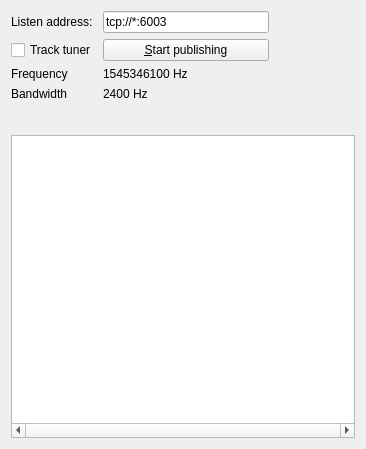
<?xml version="1.0" encoding="UTF-8"?>
<ui version="4.0">
 <class>ZeroMQWidget</class>
 <widget class="QWidget" name="ZeroMQWidget">
  <property name="geometry">
   <rect>
    <x>0</x>
    <y>0</y>
    <width>366</width>
    <height>449</height>
   </rect>
  </property>
  <property name="windowTitle">
   <string>Form</string>
  </property>
  <layout class="QGridLayout" name="gridLayout">
   <item row="8" column="0" colspan="4">
    <widget class="QTreeView" name="treeView">
     <property name="sizePolicy">
      <sizepolicy hsizetype="Preferred" vsizetype="Expanding">
       <horstretch>0</horstretch>
       <verstretch>0</verstretch>
      </sizepolicy>
     </property>
     <property name="horizontalScrollBarPolicy">
      <enum>Qt::ScrollBarAlwaysOn</enum>
     </property>
     <property name="verticalScrollMode">
      <enum>QAbstractItemView::ScrollPerPixel</enum>
     </property>
     <property name="horizontalScrollMode">
      <enum>QAbstractItemView::ScrollPerPixel</enum>
     </property>
    </widget>
   </item>
   <item row="6" column="0" rowspan="2" colspan="4">
    <widget class="QWidget" name="widget" native="true">
     <property name="minimumSize">
      <size>
       <width>0</width>
       <height>14</height>
      </size>
     </property>
     <layout class="QGridLayout" name="gridLayout_2">
      <property name="leftMargin">
       <number>0</number>
      </property>
      <property name="topMargin">
       <number>0</number>
      </property>
      <property name="rightMargin">
       <number>0</number>
      </property>
      <property name="bottomMargin">
       <number>0</number>
      </property>
      <property name="spacing">
       <number>0</number>
      </property>
      <item row="0" column="1">
       <widget class="QPushButton" name="saveButton">
        <property name="sizePolicy">
         <sizepolicy hsizetype="Fixed" vsizetype="Expanding">
          <horstretch>0</horstretch>
          <verstretch>0</verstretch>
         </sizepolicy>
        </property>
        <property name="toolTip">
         <string>Save channel tree as...</string>
        </property>
        <property name="text">
         <string/>
        </property>
        <property name="icon">
         <iconset resource="zmq_icons.qrc">
          <normaloff>:/zmq_icons/document-save-as.png</normaloff>:/zmq_icons/document-save-as.png</iconset>
        </property>
        <property name="iconSize">
         <size>
          <width>32</width>
          <height>32</height>
         </size>
        </property>
        <property name="flat">
         <bool>true</bool>
        </property>
       </widget>
      </item>
      <item row="0" column="4">
       <widget class="QPushButton" name="removeVFOButton">
        <property name="sizePolicy">
         <sizepolicy hsizetype="Fixed" vsizetype="Expanding">
          <horstretch>0</horstretch>
          <verstretch>0</verstretch>
         </sizepolicy>
        </property>
        <property name="toolTip">
         <string>Remove selected</string>
        </property>
        <property name="text">
         <string/>
        </property>
        <property name="icon">
         <iconset resource="zmq_icons.qrc">
          <normaloff>:/zmq_icons/list-remove.png</normaloff>:/zmq_icons/list-remove.png</iconset>
        </property>
        <property name="iconSize">
         <size>
          <width>32</width>
          <height>32</height>
         </size>
        </property>
        <property name="flat">
         <bool>true</bool>
        </property>
       </widget>
      </item>
      <item row="0" column="0">
       <widget class="QPushButton" name="openButton">
        <property name="sizePolicy">
         <sizepolicy hsizetype="Fixed" vsizetype="Expanding">
          <horstretch>0</horstretch>
          <verstretch>0</verstretch>
         </sizepolicy>
        </property>
        <property name="toolTip">
         <string>Load channel tree from file</string>
        </property>
        <property name="text">
         <string/>
        </property>
        <property name="icon">
         <iconset resource="zmq_icons.qrc">
          <normaloff>:/zmq_icons/document-open.png</normaloff>:/zmq_icons/document-open.png</iconset>
        </property>
        <property name="iconSize">
         <size>
          <width>32</width>
          <height>32</height>
         </size>
        </property>
        <property name="flat">
         <bool>true</bool>
        </property>
       </widget>
      </item>
      <item row="0" column="2">
       <widget class="QPushButton" name="addAsMaster">
        <property name="sizePolicy">
         <sizepolicy hsizetype="Fixed" vsizetype="Expanding">
          <horstretch>0</horstretch>
          <verstretch>0</verstretch>
         </sizepolicy>
        </property>
        <property name="toolTip">
         <string>Add master channel</string>
        </property>
        <property name="text">
         <string/>
        </property>
        <property name="icon">
         <iconset resource="zmq_icons.qrc">
          <normaloff>:/zmq_icons/add_master.png</normaloff>:/zmq_icons/add_master.png</iconset>
        </property>
        <property name="iconSize">
         <size>
          <width>32</width>
          <height>32</height>
         </size>
        </property>
        <property name="flat">
         <bool>true</bool>
        </property>
       </widget>
      </item>
      <item row="0" column="3">
       <widget class="QPushButton" name="addVFOButton">
        <property name="sizePolicy">
         <sizepolicy hsizetype="Fixed" vsizetype="Expanding">
          <horstretch>0</horstretch>
          <verstretch>0</verstretch>
         </sizepolicy>
        </property>
        <property name="toolTip">
         <string>Add VFO</string>
        </property>
        <property name="text">
         <string/>
        </property>
        <property name="icon">
         <iconset resource="zmq_icons.qrc">
          <normaloff>:/zmq_icons/add_vfo.png</normaloff>:/zmq_icons/add_vfo.png</iconset>
        </property>
        <property name="iconSize">
         <size>
          <width>32</width>
          <height>32</height>
         </size>
        </property>
        <property name="flat">
         <bool>true</bool>
        </property>
       </widget>
      </item>
      <item row="0" column="5">
       <spacer name="horizontalSpacer">
        <property name="orientation">
         <enum>Qt::Horizontal</enum>
        </property>
        <property name="sizeHint" stdset="0">
         <size>
          <width>40</width>
          <height>20</height>
         </size>
        </property>
       </spacer>
      </item>
     </layout>
    </widget>
   </item>
   <item row="4" column="0">
    <widget class="QLabel" name="label_3">
     <property name="text">
      <string>Bandwidth</string>
     </property>
    </widget>
   </item>
   <item row="0" column="1" colspan="2">
    <widget class="QLineEdit" name="urlEdit">
     <property name="text">
      <string>tcp://*:6003</string>
     </property>
    </widget>
   </item>
   <item row="3" column="0">
    <widget class="QLabel" name="label">
     <property name="text">
      <string>Frequency</string>
     </property>
    </widget>
   </item>
   <item row="3" column="1" colspan="2">
    <widget class="QLabel" name="frequencyLabel">
     <property name="text">
      <string>1545346100 Hz</string>
     </property>
    </widget>
   </item>
   <item row="1" column="0">
    <widget class="QCheckBox" name="trackTunerCheck">
     <property name="text">
      <string>Track tuner</string>
     </property>
    </widget>
   </item>
   <item row="0" column="0">
    <widget class="QLabel" name="label_2">
     <property name="text">
      <string>Listen address:</string>
     </property>
    </widget>
   </item>
   <item row="1" column="1" colspan="2">
    <widget class="QPushButton" name="togglePublishingButton">
     <property name="text">
      <string>&amp;Start publishing</string>
     </property>
     <property name="checkable">
      <bool>true</bool>
     </property>
    </widget>
   </item>
   <item row="4" column="1" colspan="3">
    <widget class="QLabel" name="bandwidthLabel">
     <property name="text">
      <string>2400 Hz</string>
     </property>
    </widget>
   </item>
  </layout>
 </widget>
 <resources>
  <include location="zmq_icons.qrc"/>
 </resources>
 <connections/>
</ui>
